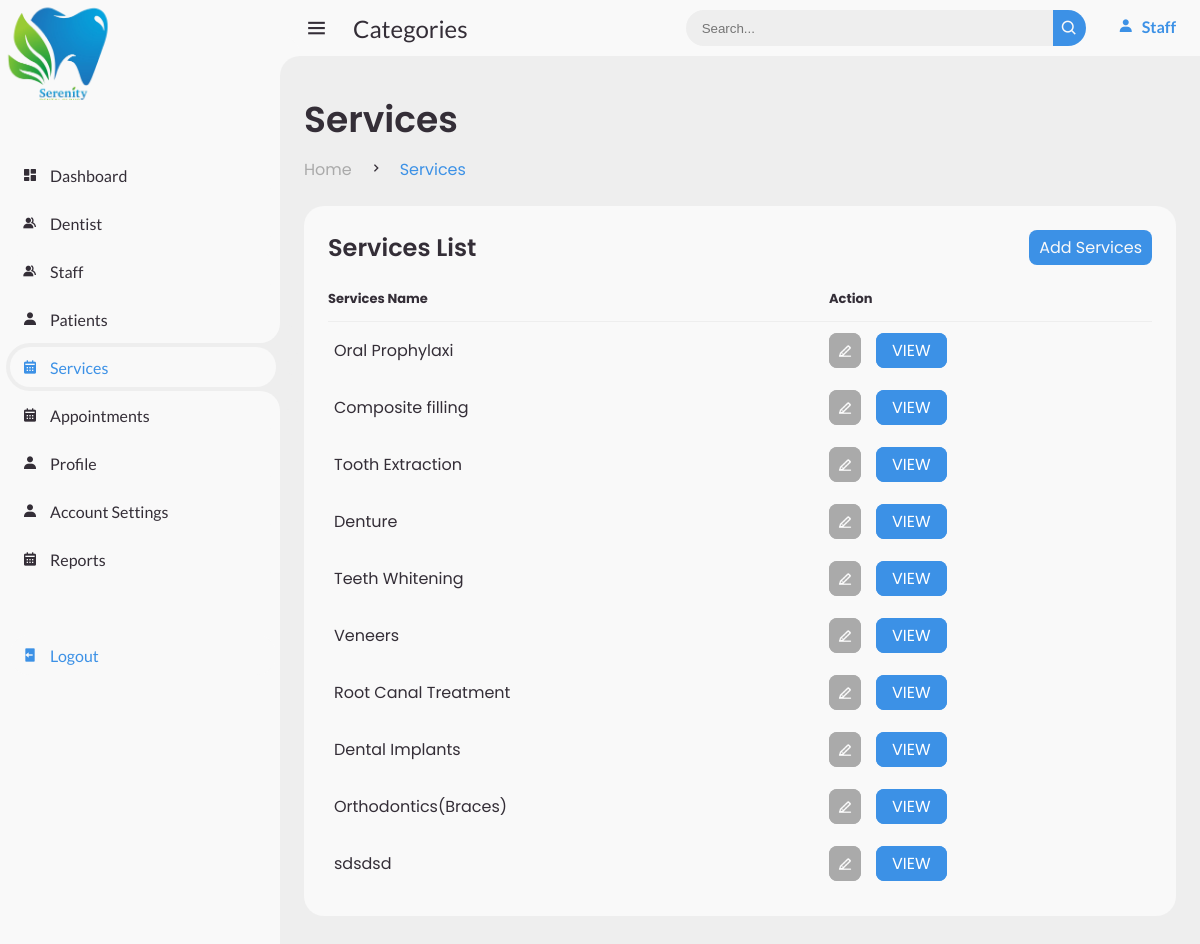
The page /staffservices.php on the database its author committed.
### tables this page shows
CREATE TABLE `tblservices` (
  `srv_id` int(11) NOT NULL,
  `srv_name` varchar(50) NOT NULL,
  `description` text NOT NULL,
  `srv_price` varchar(100) NOT NULL
);

### staffservices.php (the view, shortened to what this page needs)
<!DOCTYPE html>
<html lang="en">
<head>
	<link href='https://unpkg.com/boxicons@2.0.9/css/boxicons.min.css' rel='stylesheet'>
	<link rel="stylesheet" href="css/main.css">
	<link rel="stylesheet" href="css/responsive.css">
</head>
<body>
	<section id="sidebar">
	<a href="#" class="logo">
		<img src="images/logo.png">
			</a>
		<ul class="side-menu top">
			<li>
				<a href="staffdashboard.php">
					<i class='bx bxs-dashboard' ></i>
					<span class="text">Dashboard</span>
				</a>
			</li>
			<li>
				<a href="staffdentist.php">
					<i class='bx bxs-group' ></i>
					<span class="text">Dentist</span>
				</a>
			</li>
			<li>
				<a href="staff.php">
					<i class='bx bxs-group' ></i>
					<span class="text">Staff</span>
				</a>
			</li>
			<li>
				<a href="staffpatient.php">
					<i class='bx bxs-user' ></i>
					<span class="text">Patients</span>
				</a>
			</li>
			<li class="active">
				<a href="staffservices.php">
					<i class='bx bxs-calendar' ></i>
					<span class="text">Services</span>
				</a>
			</li>
			<li>
				<a href="staffappointment.php">
					<i class='bx bxs-calendar' ></i>
					<span class="text">Appointments</span>
				</a>
			</li>
			<li>
				<a href="staffprofile.php">
					<i class='bx bxs-user' ></i>
					<span class="text">Profile</span>
				</a>
			</li>
			<li>
				<a href="staffaccountsettings.php">
					<i class='bx bxs-user' ></i>
					<span class="text">Account Settings</span>
				</a>
			</li>
			<li>
				<a href="reports.php">
					<i class='bx bxs-calendar' ></i>
					<span class="text">Reports</span>
				</a>
			</li>
		</ul>
		<ul class="side-menu">
			<li>
				<a class="logout">
					<i class='bx bxs-log-out'></i>
					<span class="text">Logout</span>
				</a>
			</li>
		</ul>
	</section>
	<section id="content">
		<nav>
			<i class='bx bx-menu'></i>
			<a href="#" class="nav-link">Categories</a>
			<form action="#">
				<div class="form-input">
					<input type="search" placeholder="Search...">
					<button type="submit" class="search-btn"><i class='bx bx-search' ></i></button>
				</div>
			</form>
			<a href="#" class="brand">
			<i class='bx bxs-user'></i>
			<span class="text">Staff</span>
		</a>
		</nav>
		<main>
			<div class="head-title">
				<div class="left">
					<h1>Services</h1>
					<ul class="breadcrumb">
						<li>
							<a href="staffdashboard.php">Home</a>
						</li>
						<li><i class='bx bx-chevron-right' ></i></li>
						<li>
							<a class="active" href="#">Services</a>
						</li>
					</ul>
				</div>
			</div>
		<?php
        include "database/connection.php";
        $sql = 'SELECT * FROM tblservices';
        $stmt = $conn->prepare($sql);
        $stmt->execute();
        $rs = $stmt->fetchAll(PDO::FETCH_ASSOC);
		echo"<div class='table-data'>";
		echo"	<div class='order'>";
		echo"			<div class='head'>";
		echo"			<h3>Services List</h3>";
        echo"            <a href='staffaddservices.php' class='add' id='add'>Add Services</a>";
		echo"	 </div>";
		echo"			<table class='servicestable'>";
		echo"				<thead>";
		echo"					<tr>";
		echo"						<th>Services Name</th>";
		echo"						<th>Action</th>";
		echo"					</tr>";
		echo"				</thead>";
		              foreach($rs as $services){
		echo"				<tbody>";
		echo"				<tr>";
		echo"					<td>".$services['srv_name']."</td>";
		echo"					<td><a href='staffeditservices.php? srv_id=".$services['srv_id']."' class='button-edit' id='button-edit'></a>";
		echo"                       <a href='staffviewservices.php? srv_id=".$services['srv_id']."' class='button-view' id='button-view' style='margin-left:15px;color:white' >VIEW</a>";
		echo"				        </td>";
		echo"					</tr>";}
		echo"				</tbody>";
		echo"			</table>";
		echo"		</div>";
		echo"		</div>";
		echo"</main>";
		?>
	</section>
</body>
</html>

### rows shown on the page
tblservices: srv_name "Oral Prophylaxi"
tblservices: srv_name "Composite filling"
tblservices: srv_name "Tooth Extraction"
tblservices: srv_name "Denture"
tblservices: srv_name "Teeth Whitening"
tblservices: srv_name "Veneers"
tblservices: srv_name "Root Canal Treatment"
tblservices: srv_name "Dental Implants"
tblservices: srv_name "Orthodontics(Braces)"
tblservices: srv_name "sdsdsd"
